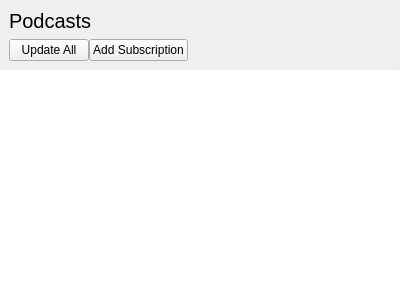
<?xml version="1.0" encoding="UTF-8"?>
<ui version="4.0">
 <class>SubscribedPodcastsWidget</class>
 <widget class="QWidget" name="SubscribedPodcastsWidget">
  <property name="geometry">
   <rect>
    <x>0</x>
    <y>0</y>
    <width>400</width>
    <height>300</height>
   </rect>
  </property>
  <property name="windowTitle">
   <string>Form</string>
  </property>
  <layout class="QVBoxLayout" name="verticalLayout">
   <property name="spacing">
    <number>0</number>
   </property>
   <property name="leftMargin">
    <number>0</number>
   </property>
   <property name="topMargin">
    <number>0</number>
   </property>
   <property name="rightMargin">
    <number>0</number>
   </property>
   <property name="bottomMargin">
    <number>0</number>
   </property>
   <item>
    <widget class="QStackedWidget" name="stackedWidget">
     <property name="currentIndex">
      <number>1</number>
     </property>
     <widget class="QWidget" name="noSubscriptionsPage"/>
     <widget class="QWidget" name="subscriptionsPage">
      <layout class="QVBoxLayout" name="verticalLayout_2">
       <property name="spacing">
        <number>0</number>
       </property>
       <property name="leftMargin">
        <number>0</number>
       </property>
       <property name="topMargin">
        <number>0</number>
       </property>
       <property name="rightMargin">
        <number>0</number>
       </property>
       <property name="bottomMargin">
        <number>0</number>
       </property>
       <item>
        <widget class="QWidget" name="playlistsTopWidget" native="true">
         <layout class="QVBoxLayout" name="verticalLayout_3">
          <item>
           <widget class="QLabel" name="titleLabel_2">
            <property name="font">
             <font>
              <pointsize>15</pointsize>
             </font>
            </property>
            <property name="text">
             <string>Podcasts</string>
            </property>
           </widget>
          </item>
          <item>
           <layout class="QHBoxLayout" name="horizontalLayout_4">
            <property name="spacing">
             <number>0</number>
            </property>
            <item>
             <widget class="QPushButton" name="updateButton">
              <property name="text">
               <string>Update All</string>
              </property>
              <property name="icon">
               <iconset theme="view-refresh">
                <normaloff>../../../application</normaloff>../../../application</iconset>
              </property>
             </widget>
            </item>
            <item>
             <widget class="QPushButton" name="addButton">
              <property name="text">
               <string>Add Subscription</string>
              </property>
              <property name="icon">
               <iconset theme="list-add"/>
              </property>
             </widget>
            </item>
            <item>
             <spacer name="horizontalSpacer_2">
              <property name="orientation">
               <enum>Qt::Horizontal</enum>
              </property>
              <property name="sizeHint" stdset="0">
               <size>
                <width>40</width>
                <height>20</height>
               </size>
              </property>
             </spacer>
            </item>
           </layout>
          </item>
         </layout>
        </widget>
       </item>
       <item>
        <widget class="Line" name="singlePixelHorizontalLine">
         <property name="maximumSize">
          <size>
           <width>16777215</width>
           <height>1</height>
          </size>
         </property>
         <property name="orientation">
          <enum>Qt::Horizontal</enum>
         </property>
        </widget>
       </item>
       <item>
        <widget class="QListWidget" name="listWidget">
         <property name="frameShape">
          <enum>QFrame::NoFrame</enum>
         </property>
        </widget>
       </item>
      </layout>
     </widget>
    </widget>
   </item>
  </layout>
 </widget>
 <resources/>
 <connections/>
</ui>
